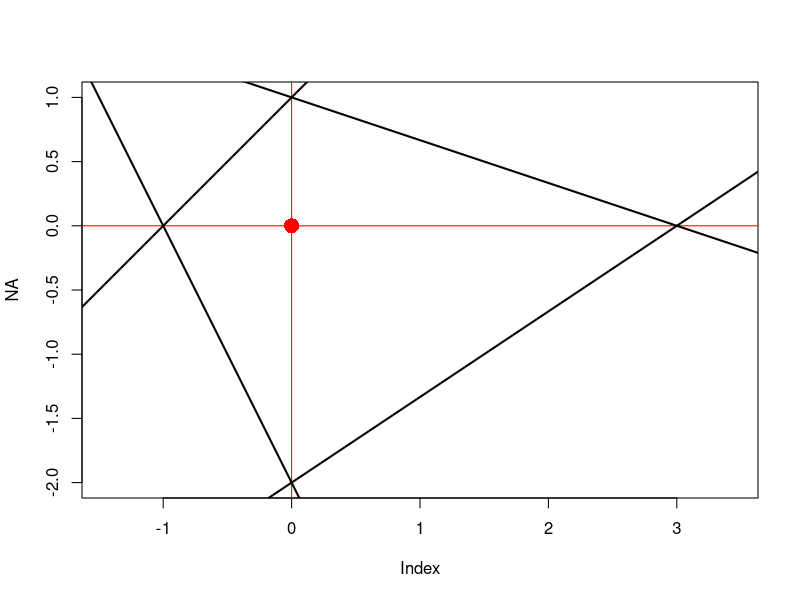

Recreate this plot in R. (Note: this script raises an error after producing the figure.)
.plot_poly <- function(poly){
  plot(NA, xlim = c(-1, 3), ylim = c(-2, 1), asp = T)
  points(0, 0, col = "red", cex = 2, pch = 16)
  lines(x = c(-5, 5), y = rep(0, 2), col = "red")
  lines(y = c(-5, 5), x = rep(0, 2), col = "red")
  for(i in 1:nrow(poly$gamma)){
    x_vec <- c(-4, 4)
    y_vec <- (poly$u[i] - poly$gamma[i,1]*x_vec)/poly$gamma[i,2]
    lines(x_vec, y_vec, lwd = 2)
  }
}

create_prob_grid <- function(xlim, ylim, density_func, grid_size = 50){
  xseq <- seq(xlim[1], xlim[2], length.out = grid_size)
  yseq <- seq(ylim[1], ylim[2], length.out = grid_size)

  mat <- sapply(yseq, function(y){ sapply(xseq, function(x){density_func(x,y)})})

  rownames(mat) <- yseq; colnames(mat) <- xseq
  mat/sum(mat)
}


plot_grid <- function(mat, type = c("contour"), alpha = 0.5, nlevels = 10, ...){
  xseq <- as.numeric(colnames(mat)); yseq <- as.numeric(rownames(mat))

  contour(xseq, yseq, mat, nlevels = nlevels, add = T, drawlabels = F, ...)
}

#####################
# design polyhedron
poly <- list(gamma = matrix(c(1,-1, 2,1, -2/3,1, -1/3,-1), nrow = 4, byrow = T),
             u = c(-1, -2, -2, -1))

.plot_poly(poly)

# gaussian contour
gaussian <- .gaussian(mean = c(1, -1), covariance = matrix(c(2,-1,-1,2),2,2))
density_func <- function(x,y){
  mvtnorm::dmvnorm(c(x,y), gaussian$mean, gaussian$covariance)
}
xlim <- c(-1, 3); ylim = c(-2, 1)
mat <- create_prob_grid(xlim, ylim, density_func)
plot_grid(mat, asp = T)

# let's draw points
y <- c(2, -1/2); v <- c(1,1)
line <- .line(y, v)
interval <- .intersect_polyhedron_line(poly, line)
rotation <- .rotation_matrix(v, c(1, rep(0, 1)))
c <- y + interval[1]*line$direction
d <- y + interval[2]*line$direction
points(c[1], c[2], col = "blue", pch = 16)
points(d[1], d[2], col = "green", pch = 16)

gaussian2 <- .transform_gaussian(gaussian, c, rotation)

univariate <- .conditional_gaussian(gaussian2, rep(0, 1))

newsamp <- matrix(NA, nrow = 1000, ncol = 2)
intermediate <- rep(NA, 1000)
for(i in 1:1000){
  intermediate[i] <- .sampler_truncated_gaussian(univariate, 0, interval[2]-interval[1])
  newsamp[i,] <- y + (intermediate[i]+interval[1])*line$direction
}

# plot them
points(newsamp, pch = 16, col = rgb(0.5, 0.5, 0.5, 0.01))
hist(intermediate)
